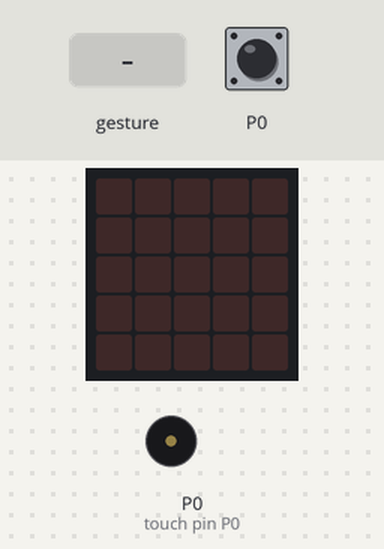
The program below on a simulated BBC micro:bit (MakeCode). On the bench: the board's 5×5 LED display, buzzer (waves = sounding). The test bench sets the inputs (shaded band). A tilt is held for 1.5 s and a shake lasts 1 s, then the board lies face up again; the compass is already calibrated.

Above: at 1.8 s.
1.9 s: sound turns loud
At 2.5 s:
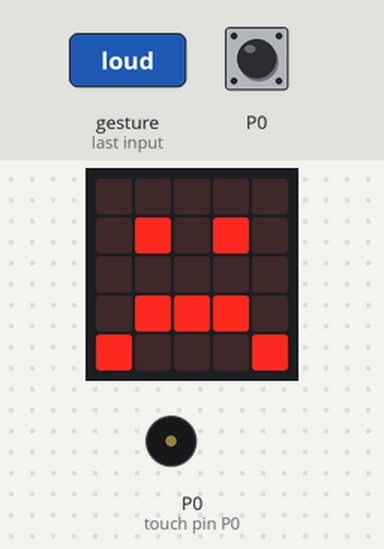
At 3.1 s:
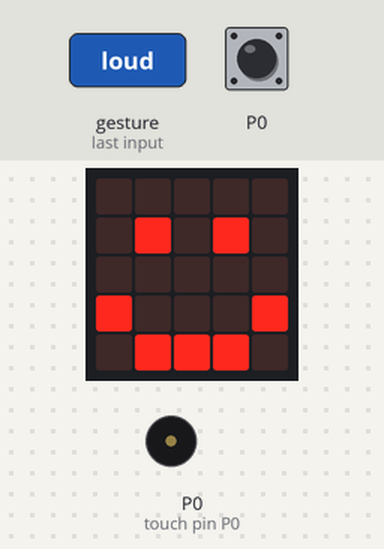
4.2 s: gesture 'shake'
At 4.8 s:
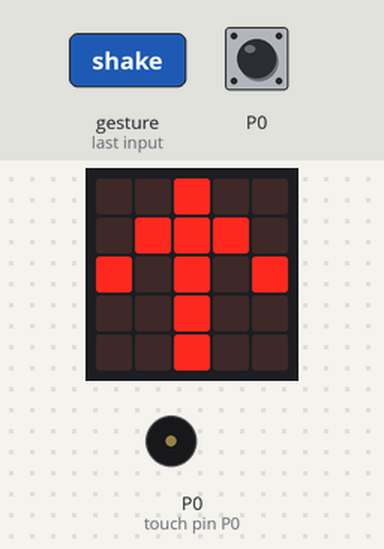
Timing chart, 0 to 7.2 s (numbered marks = the images above; inputs shaded):
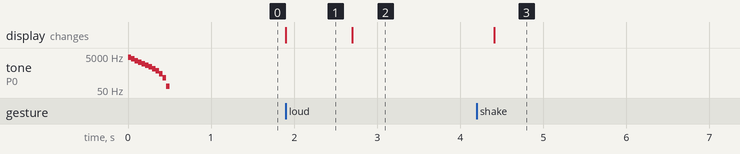

The program:

main.ts
```typescript
input.onPinPressed(TouchPin.P0, function () {

})
input.onSound(DetectedSound.Loud, function () {
    basic.showIcon(IconNames.Sad)
})
input.onSound(DetectedSound.Quiet, function () {
    basic.showIcon(IconNames.Happy)
})
music.play(music.createSoundExpression(WaveShape.Triangle, 5000, 1, 176, 0, 500, SoundExpressionEffect.None, InterpolationCurve.Logarithmic), music.PlaybackMode.UntilDone)
input.calibrateCompass()
led.setDisplayMode(DisplayMode.BlackAndWhite)
basic.forever(function () {
    while (input.isGesture(Gesture.Shake)) {
        basic.showArrow(ArrowNames.North)
    }
})
```

test.ts
```typescript
// aquí va el archivo "tests"; esto no se compilará cuando este paquete se utilice como una extensión.
```

Measured:
- after the input at 1.9 s, the display: changes at once (image 1)
- after the input at 4.2 s, the display: changes after 0.21 s (image 3)
- what the display in image 1 shows lasts 0.8 s, from 1.9 s to 2.7 s
